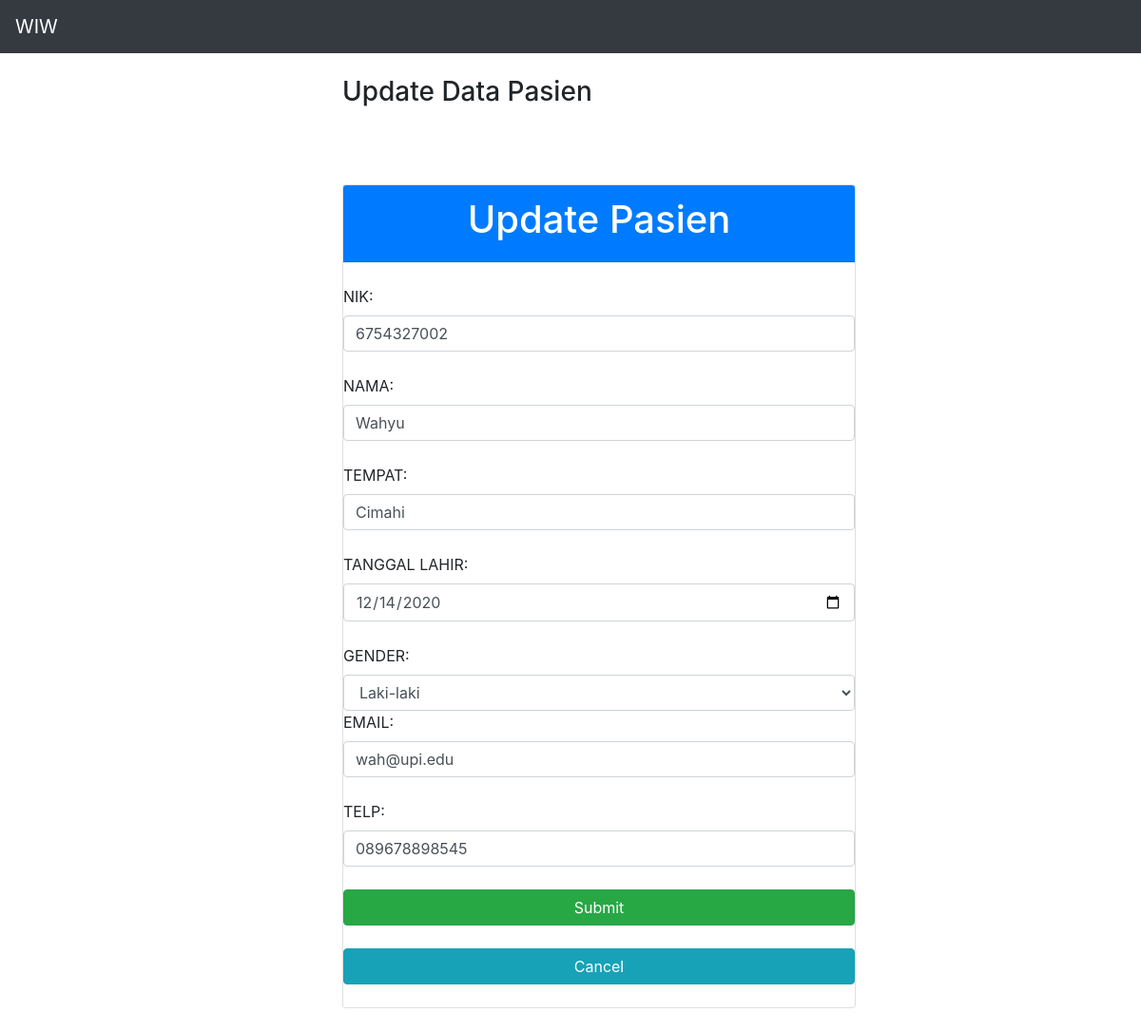
The page /source_code/index.php?id=2 on the database its author committed.
### tables this page shows
CREATE TABLE `pasien` (
  `id` int(11) NOT NULL,
  `nik` varchar(100) NOT NULL,
  `nama` varchar(100) NOT NULL,
  `tempat` varchar(100) NOT NULL,
  `tl` varchar(100) NOT NULL,
  `gender` varchar(10) NOT NULL,
  `email` varchar(100) NOT NULL,
  `telp` varchar(100) NOT NULL
);

### source_code/index.php (called while the page is built, shortened)
<?php
include ("model/DB.class.php");
include ("model/Pasien.class.php");
include ("model/TabelPasien.class.php");
include ("view/TampilPasien.php");
$tp = new TampilPasien();
if (isset($_GET['add'])) {
    if (isset($_POST['submit'])) {
        $data = $tp->add($_POST);
    } else {
        $data = $tp->form_add();
    }
} else if (isset($_GET['id'])) {
    $id = $_GET['id'];
    if (isset($_POST['submit'])) {
        $data = $tp->update($_POST);
    } else {
        $data = $tp->form_edit($id);
    }
} else if (isset($_GET['hapus'])) {
    $id = $_GET['hapus'];
    $data = $tp->delete($id);
} else {
    $data = $tp->tampil();
}

### source_code/model/DB.class.php (called while the page is built, shortened)
<?php
class DB
{
	var $db_host = '';
	var $db_user = '';
	var $db_password = '';
	var $db_name = '';
	var $db_link = '';
	var $result = 0;
	function __construct($db_host = '', $db_user = '', $db_password = '', $db_name = '')
	{
		$this->db_host = $db_host;
		$this->db_user = $db_user;
		$this->db_password = $db_password;
		$this->db_name = $db_name;
	}
	function open()
	{
		$this->db_link = mysqli_connect($this->db_host, $this->db_user, $this->db_password, $this->db_name);
	}
	function execute($query = "")
	{
		$this->result = mysqli_query($this->db_link, $query);
		return $this->result;
	}
	function getResult()
	{
		return mysqli_fetch_array($this->result);
	}
}

### source_code/model/TabelPasien.class.php (called while the page is built, shortened)
<?php
class TabelPasien extends DB
{
	function getPasienById($id)
	{
		$query = "SELECT * FROM pasien WHERE pasien.id=$id";
		return $this->execute($query);
	}
}

### source_code/presenter/ProsesPasien.php (called while the page is built, shortened)
<?php
class ProsesPasien implements KontrakPresenter
{
	private $tabelpasien;
	function __construct()
	{
		try {
			$db_host = "localhost";
			$db_user = "root";
			$db_password = "";
			$db_name = "mvp_php";
			$this->tabelpasien = new TabelPasien($db_host, $db_user, $db_password, $db_name);
		} catch (Exception $e) {
			echo "wiw error" . $e->getMessage();
		}
	}
	function getDataPasienById($id)
	{
		try {
			$this->tabelpasien->open();
			$this->tabelpasien->getPasienById($id);
			$row = $this->tabelpasien->getResult();
			$data = new Pasien();
			$data->setId($row['id']);
			$data->setNik($row['nik']);
			$data->setNama($row['nama']);
			$data->setTempat($row['tempat']);
			$data->setTl($row['tl']);
			$data->setGender($row['gender']);
			$data->setEmail($row['email']);
			$data->setTelp($row['telp']);
			return $data;
		} catch (Exception $e) {
			echo "wiw error " . $e->getMessage();
		}
	}
}

### source_code/model/Pasien.class.php (called while the page is built, shortened)
<?php
class Pasien
{
	var $nik = '';
	var $nama = '';
	var $tempat = '';
	var $tl = '';
	var $gender = '';
	var $email = '';
	var $telp = '';
	function __construct($id = '', $nik = '', $nama = '', $tempat = '', $tl = '', $gender = '', $email = '', $telp = '')
	{
		$this->nik = $nik;
		$this->nama = $nama;
		$this->tempat = $tempat;
		$this->tl = $tl;
		$this->gender = $gender;
		$this->email = $email;
		$this->telp = $telp;
	}
	function setNik($nik)
	{
		$this->nik = $nik;
	}
	function setNama($nama)
	{
		$this->nama = $nama;
	}
	function setTempat($tempat)
	{
		$this->tempat = $tempat;
	}
	function setTl($tl)
	{
		$this->tl = $tl;
	}
	function setGender($gender)
	{
		$this->gender = $gender;
	}
	function setEmail($email)
	{
		$this->email = $email;
	}
	function setTelp($telp)
	{
		$this->telp = $telp;
	}
	function getNik()
	{
		return $this->nik;
	}
	function getNama()
	{
		return $this->nama;
	}
	function getTempat()
	{
		return $this->tempat;
	}
	function getTl()
	{
		return $this->tl;
	}
	function getGender()
	{
		return $this->gender;
	}
	function getEmail()
	{
		return $this->email;
	}
	function getTelp()
	{
		return $this->telp;
	}
}

### source_code/view/TampilPasien.php (the view, shortened to what this page needs)
<?php
include ("presenter/ProsesPasien.php");
class TampilPasien implements KontrakView
{
    private $prosespasien;
    function __construct()
    {
        $this->prosespasien = new ProsesPasien();
    }
    function form_edit($id)
    {
        $pasien = $this->prosespasien->getDataPasienById($id);
        $laki_laki = ($pasien->getGender() == "Laki-laki") ? 'selected' : '';
        $perempuan = ($pasien->getGender() == "Perempuan") ? 'selected' : '';
        $form = '
        <form action="index.php?id=' . $id . '" method="POST">
        <input type="hidden" name="id" value="' . $id . '">
        <br><br><div class="card">
        <div class="card-header bg-primary">
        <h1 class="text-white text-center">  Update Pasien </h1>
        </div><br>
        <label> NIK: </label>
        <input type="text" name="nik" class="form-control" value="' . $pasien->getNik() . '"> <br>
        <label> NAMA: </label>
        <input type="text" name="nama" class="form-control" value="' . $pasien->getNama() . '"> <br>
        <label> TEMPAT: </label>
        <input type="text" name="tempat" class="form-control" value="' . $pasien->getTempat() . '"> <br>
        <label> TANGGAL LAHIR: </label>
        <input type="date" name="tl" class="form-control" value="' . $pasien->getTl() . '"> <br>
        <label> GENDER: </label>
        <select class="form-control" id="gender" name="gender" required>
            <option value="Laki-laki" ' . $laki_laki . '>Laki-laki</option>
            <option value="Perempuan" ' . $perempuan . '>Perempuan</option>
        </select>
        <label> EMAIL: </label>
        <input type="text" name="email" class="form-control" value="' . $pasien->getEmail() . '"> <br>
        <label> TELP: </label>
        <input type="text" name="telp" class="form-control" value="' . $pasien->getTelp() . '"> <br>
        <button class="btn btn-success" type="submit" name="submit"> Submit </button><br>
        <a class="btn btn-info" type="submit" name="cancel" href="index.php"> Cancel </a><br>
        </div>
        </form>';
    }
}

### rows shown on the page
pasien: nik "6754327002", nama "Wahyu", tempat "Cimahi", tl "12/14/2020", email "wah@upi.edu", telp "089678898545"

### other values the page prints
$this->content "WIW Update Data Pasien"
